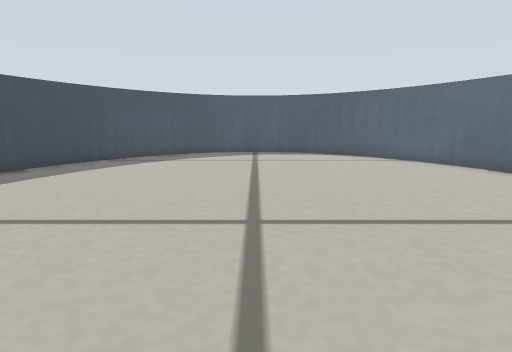
View 1 (above)

14 first-person views from a walk through a world built for the Gazebo simulator. The camera is 0.15 m above the floor, tilts 8° down and sees 70° across. The floor is counted in squares, 0.1 m on a side. Each view is taken from the middle of a square. On the plan, view 1 faces up. The plan holds only what a view shows up to about 16 squares ahead; the rest is blank. The place goes on beyond the plan.

View 2
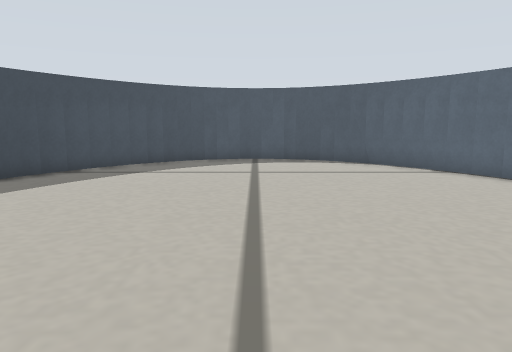

View 3
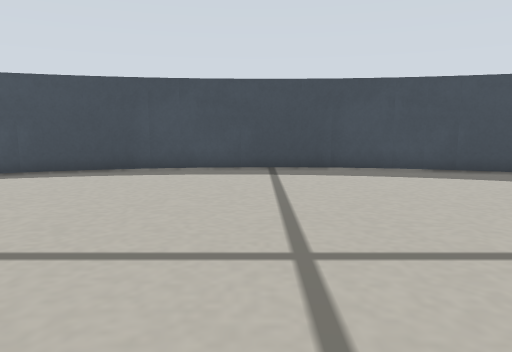

View 4
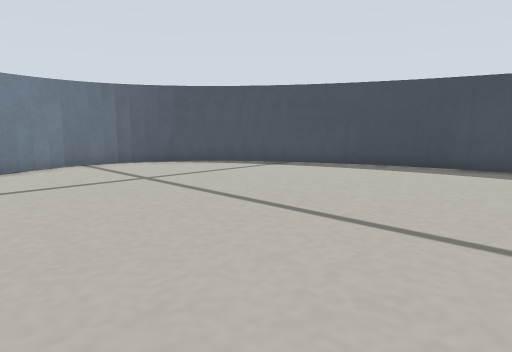

View 5
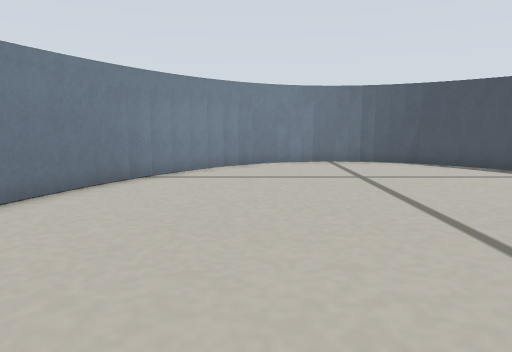

View 6
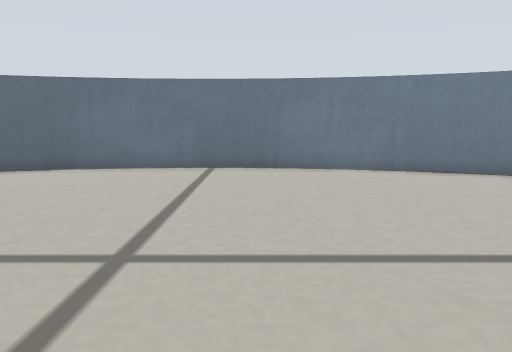

View 7
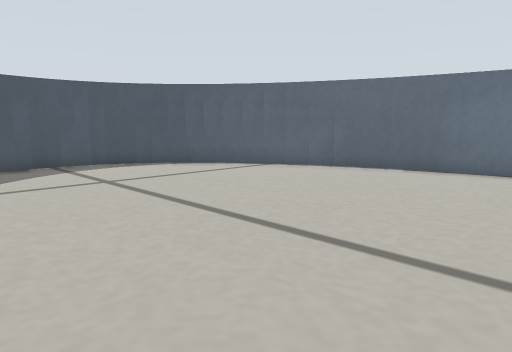

View 8
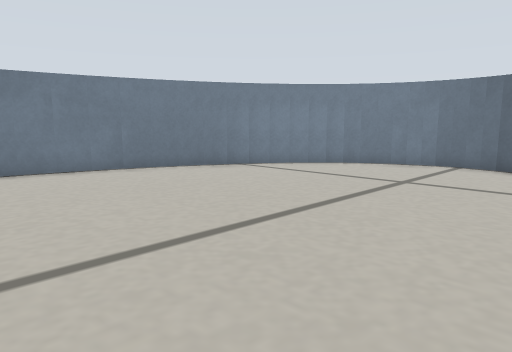

View 9
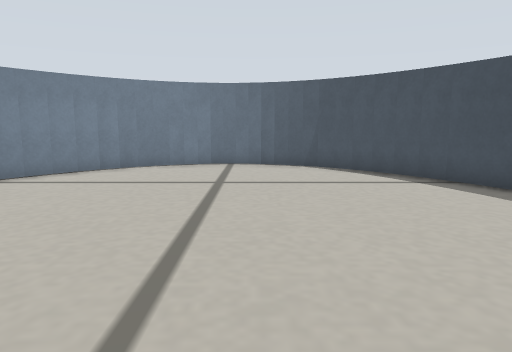

View 10
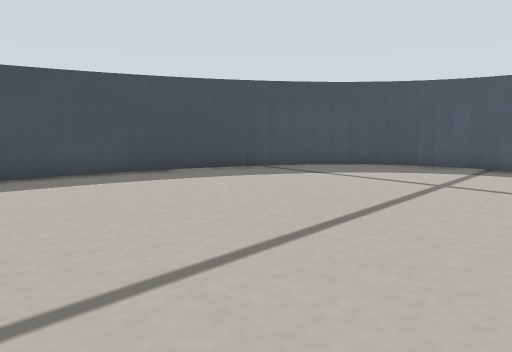

View 11
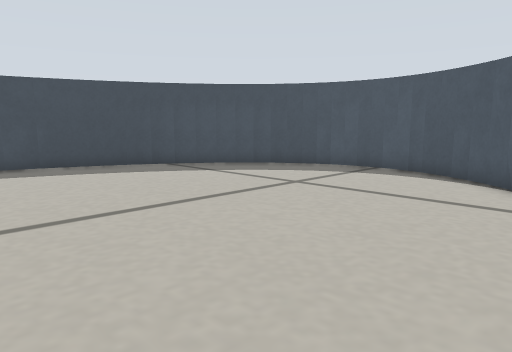

View 12
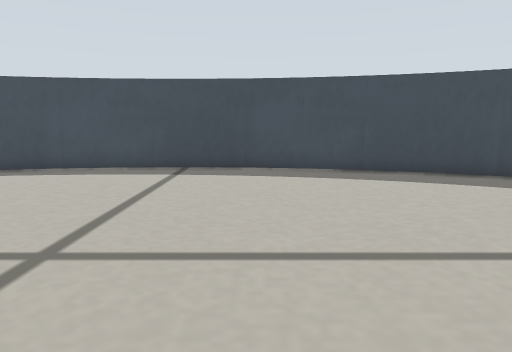

View 13
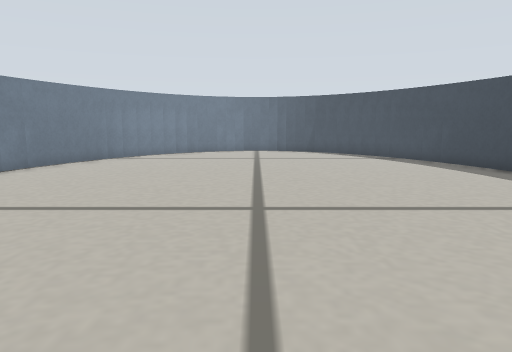

View 14
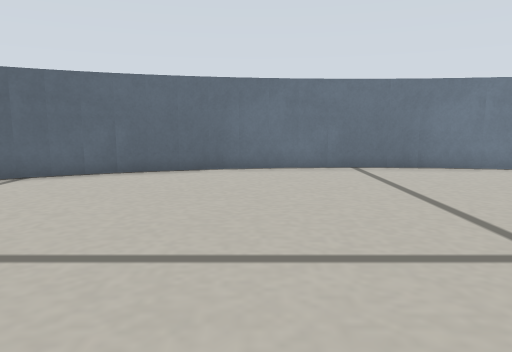

### Floor plan
Points are (right, up) in squares from view 1. A wall is a line through its corners. A room is listed if a view was taken in it or the views show most of it. See-through windows are left out.
Room 1 (views 1, 2, 3, 4, 5, 6, 7, 8, 9, 10, 11, 12, 13, 14)
walls: (-8.6, 6.7) (-8.7, 4.4); (8.7, 6.5) (8.5, 8.6) (8.1, 10.6); (8.7, 5.4) (8.6, 6.6); (-8.6, 4.5) (-8.6, 3.4); (-8.4, 8.7) (-8.7, 6.5); (-8.6, 3.5) (-8.3, 1.4); (8.6, 3.3) (8.7, 5.6); (8.2, 10.5) (7.3, 13.4); (-8.1, 10.7) (-8.5, 8.6); (-8.4, 1.5) (-7.6, -1.4); (8.1, 0.3) (8.6, 3.4); (7.3, 13.3) (6.1, 15.8); (-7.6, -1.3) (-6.9, -3.2); (7.2, -2.4) (8.2, 0.5); (-6.9, -3) (-6.1, -4.7); (6.1, 15.6) (4.7, 17.5) (3.1, 18.9); (-6.1, 15.7) (-7.3, 13.3) (-8.2, 10.5); (6.5, -4) (7.2, -2.3); (-5.1, 17) (-6, 15.7); (-6.1, -4.6) (-5.6, -5.4); (6, -4.7) (6.5, -3.9); (-5.7, -5.3) (-4.2, -7.1); (-4.2, 18.1) (-5.1, 16.9); (3.3, 18.8) (2.1, 19.5); (-3.2, 18.9) (-4.2, 18); (4.6, -6.6) (6.1, -4.6); (2.3, 19.4) (1.6, 19.6); (-4.2, -7) (-3.2, -7.9); (-2.1, 19.5) (-3.2, 18.8); (-1.6, 19.6) (-2.2, 19.4); (1.8, 19.6) (1.2, 19.7); (1.3, 19.7) (0.7, 19.8); (-0.7, 19.8) (-1.3, 19.7); (0.8, 19.8) (0.2, 19.9) (-0.2, 19.9) (-0.8, 19.8); (-1.1, 19.8) (-1.7, 19.6); (3.6, -7.6) (4.7, -6.5); (3.1, -7.8) (3.7, -7.4); (-3.3, -7.8) (-2.1, -8.5); (-2.2, -8.4) (-1.6, -8.6); (-1.7, -8.6) (-1.1, -8.8); (-1.3, -8.7) (-0.7, -8.8) (-0.2, -8.9); (1.6, -8.7) (3.2, -7.9); (1.1, -8.8) (1.7, -8.6); (0.1, -8.9) (0.8, -8.8); (-0.4, -8.9) (0.2, -8.9); (0.6, -8.9) (1.2, -8.7)

Positions as (right, up) in squares from view 1, and headings:
1: (0, 0), facing up
2: (0, 4), facing up
3: (4, 5), facing left
4: (5, 5), facing down-left
5: (3, 6), facing down
6: (-4, 4), facing right
7: (-4, 6), facing up-right
8: (-4, 5), facing down-right
9: (-1, 5), facing down
10: (3, 6), facing up-left
11: (6, 8), facing up-left
12: (4, 8), facing left
13: (0, 12), facing down
14: (-4, 9), facing right
